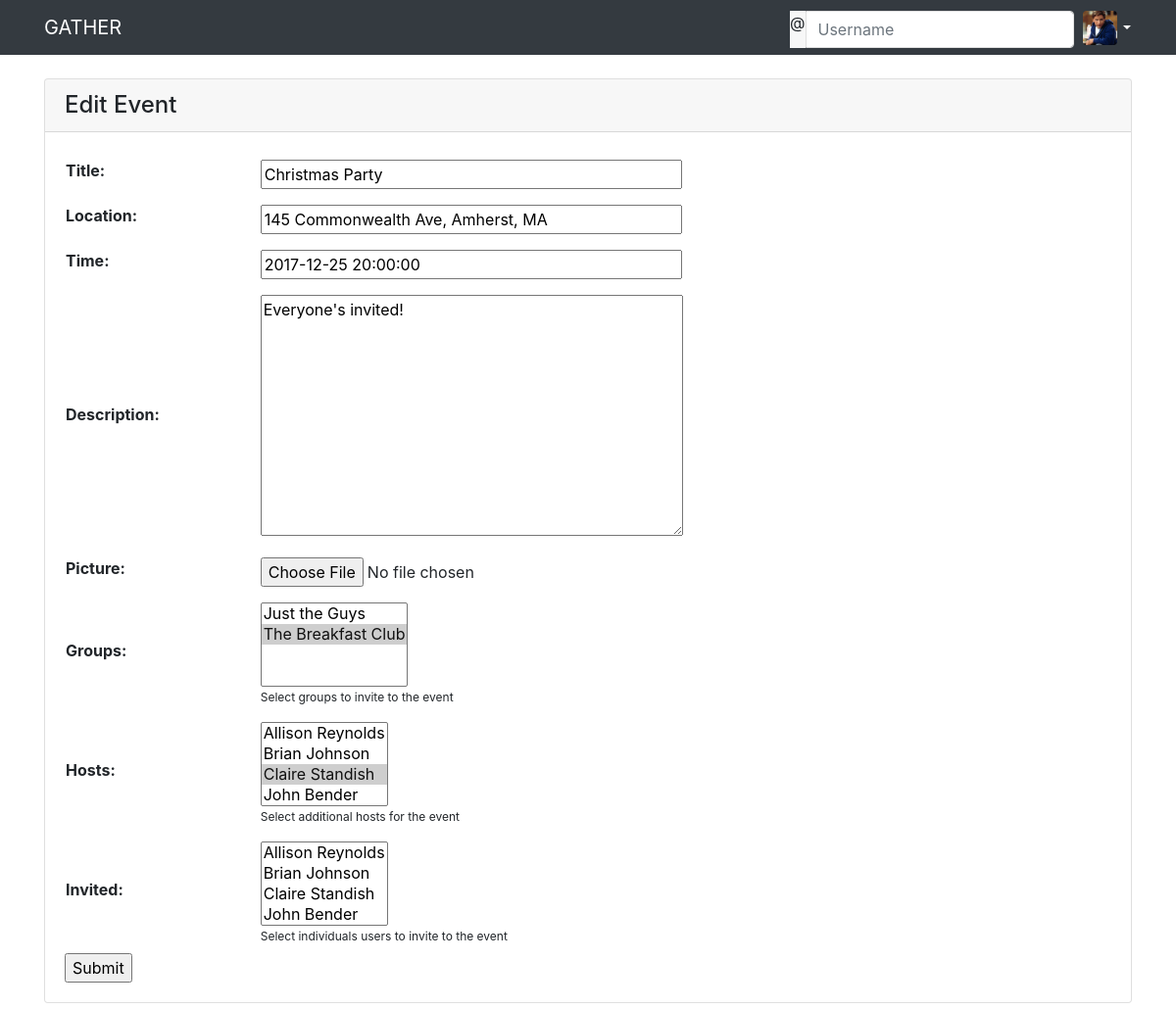
Page /gather/e/7/edit (signed in) on the earlier database version.
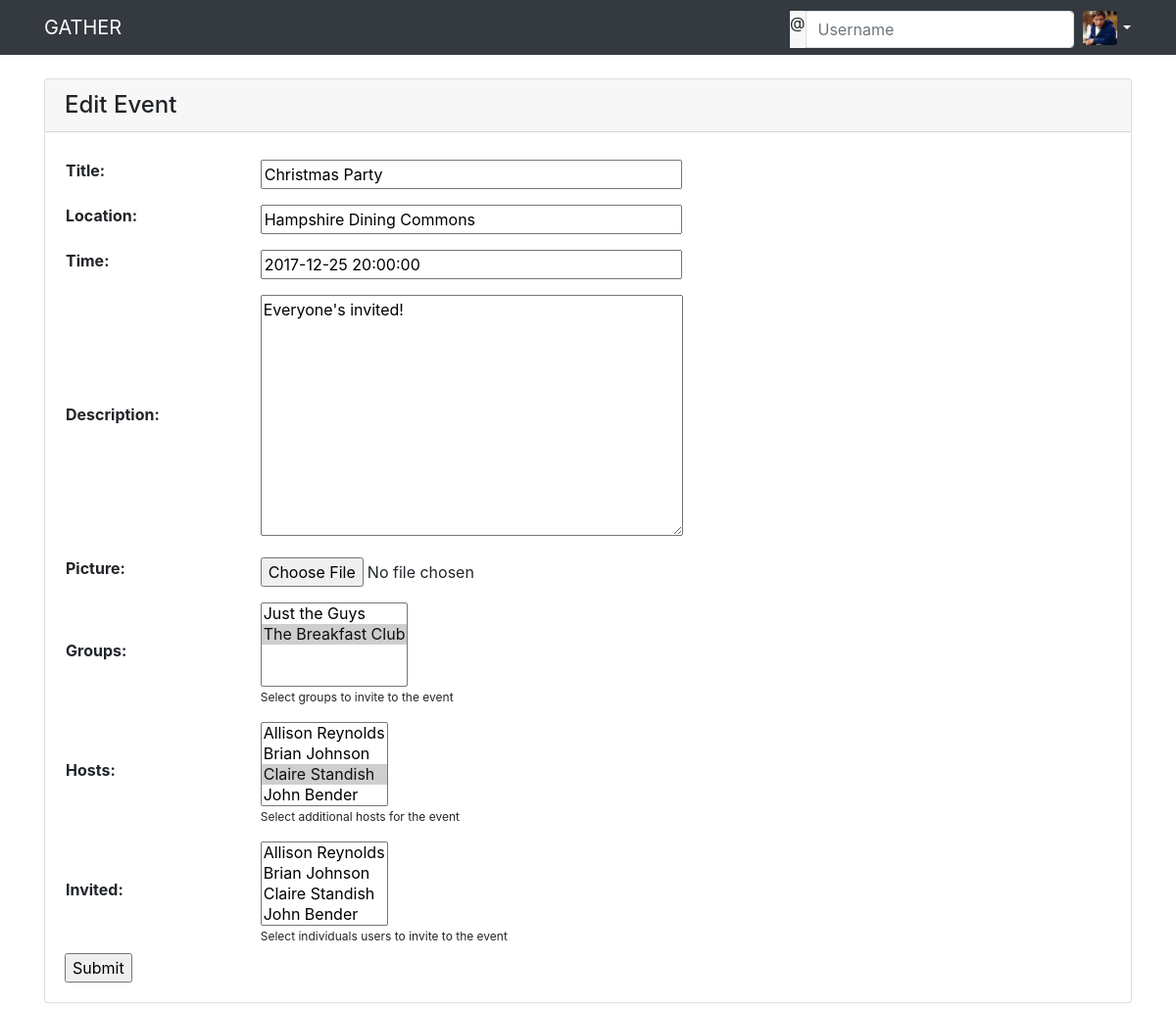
Same page on the later database version.
### gather/models.py (models this page shows, shortened)
class Profile(models.Model):
    user = models.OneToOneField(User, on_delete=models.CASCADE)
    friends = models.ManyToManyField('self', blank=True, help_text="Friends of this user")
    picture = models.ImageField(upload_to='images/user/', default='images/user/placeholder.png')
    def __str__(self):
        return self.user.first_name + " " + self.user.last_name

class Event(models.Model):
    title = models.CharField(max_length=50, help_text="Event Name")
    location = models.CharField(max_length=100, help_text="Location")
    time = models.DateTimeField(help_text="Enter a time for the event")
    description = models.TextField(max_length=1000, blank=True, null=True, help_text="Enter a brief description of the event")
    hosts = models.ManyToManyField(Profile, related_name="hosting", help_text="These users are hosting the Event")
    groups = models.ManyToManyField(EventGroup, blank=True, related_name="events", help_text="Groups this user is associated with")
    invited = models.ManyToManyField(Profile, blank=True, related_name="invited", help_text="These users are invited to the event")
    joined = models.ManyToManyField(Profile, blank=True, related_name="joined", help_text="These users have joined the Event")
    hidden = models.ManyToManyField(Profile, blank=True, related_name="hidden", help_text="These users have hidden the Event")
    picture = models.ImageField(upload_to='images/event/', blank=True, null=True)
    class Meta:
        ordering = ["time"]

### gather/views.py (the view, shortened to what this page needs)
# urls.py: url(r'^e/(?P<pk>\d+)/edit$', views.EventEdit.as_view(success_url="/"), name='edit_event'),
@method_decorator(login_required, name='dispatch')
class EventEdit(UpdateView):
    model = Event
    fields = ['title', 'location', 'time', 'description', 'picture', 'groups', 'hosts', 'invited']
    def get_form(self, form_class=None):
        form = super(EventEdit, self).get_form(form_class)
        for field in ['title', 'location', 'time', 'description']:
            form.fields[field].help_text = ''
        form.fields['time'].widget.attrs['placeholder'] = 'YYYY-MM-DD HH:MM:SS'
        form.fields['groups'].queryset = self.request.user.profile.groups.distinct()
        form.fields['groups'].help_text = 'Select groups to invite to the event'
        form.fields['hosts'].required = False
        form.fields['hosts'].queryset = self.request.user.profile.friends.distinct()
        form.fields['hosts'].help_text = 'Select additional hosts for the event'
        form.fields['invited'].queryset = self.request.user.profile.friends.distinct()
        form.fields['invited'].help_text = 'Select individuals users to invite to the event'
        return form

### gather/models.py (called while the page is built)
    def __str__(self):
        return self.name

### gather/templates/gather/event_form.html (shortened to what this page needs)
{% extends "base_generic.html" %}
{% block content %}
<div class="event card spaced">
    <h4 class="card-header">Edit Event</h4>
    <div class="card-body">
		<form action="" method="post" enctype="multipart/form-data">
		    <table class="pretty-form">
		    {{ form.as_table }}
		    </table>
		    <input type="submit" value="Submit" />
		</form>
	</div>
</div>
{% endblock %}

### gather/templates/base_generic.html (shortened to what this page needs)
<!DOCTYPE html>
<html lang="en">
<head>
  <link rel="stylesheet" href="https://maxcdn.bootstrapcdn.com/bootstrap/4.0.0-beta/css/bootstrap.min.css">
  {% load static %}
  <link rel="stylesheet" type="text/css" href="{% static 'css/styles.css' %}">
</head>
<body>
  <nav class="navbar sticky-top navbar-dark bg-dark" id="header">
    <div class="container">
      <a class="navbar-brand" href="{% url 'index' %}">GATHER</a>
      {% if user.is_authenticated %}
      <div class="form-inline">
        <div class="search-box">
          <form class="input-group" action="{% url 'search' %}" method="post">
            <span class="input-group-addon">@</span>
            <input type="text" class="form-control" name="username" placeholder="Username">
          </form>
          <span class="search-icon" onclick="$('.search-box form').submit()"></span>
        </div>
        <div class="dropdown">
          <a class="profile-icon btn dropdown-toggle" data-toggle="dropdown" aria-haspopup="true" aria-expanded="false">
            <img src="{{ user.profile.picture.url }}">
          </a>
        </div>
      </div>
      {% endif %}
    </div>
  </nav>
  <div class="container">
    {% block content %}{% endblock %}
  </div>
</body>
</html>

### gather/static/css/styles.css (style rules this page uses)
.search-box { position: relative; }
.search-box .input-group { height: 35px; margin-right: .5rem; }
.search-box .input-group-addon { background-color: #f7f7f7; border-color: #dfdfdf; }
.search-box .form-control { border-color: #dfdfdf; }
.search-box .search-icon { background-image: url(../icons/search.svg); background-position: right; background-origin: content-box; background-repeat: no-repeat; position: absolute; margin-right: .5rem; width: 1.75rem; padding-right: .6rem; height: 100%; right: 0; bottom: 0; cursor: pointer; z-index: 3; }
.profile-icon { padding: 0; cursor: pointer; }
.profile-icon img { width: 35px; height: 35px; border-radius: .25rem; object-fit: cover; cursor: pointer; }
.profile-icon::after { margin-left: .125rem; vertical-align: middle; color: white; }
.spaced { margin-top: 1.5rem; margin-bottom: 1.5rem; }
.pretty-form { width: 100%; }
.pretty-form td { padding: .5rem; }
.pretty-form input[type='text'], .pretty-form textarea { min-width: 50%; }
.pretty-form .helptext { font-size: .75rem; float: left; }

Differences in the rows shown:
changed Event "Christmas Party": location "145 Commonwealth Ave, Amherst, MA" → "Hampshire Dining Commons"
